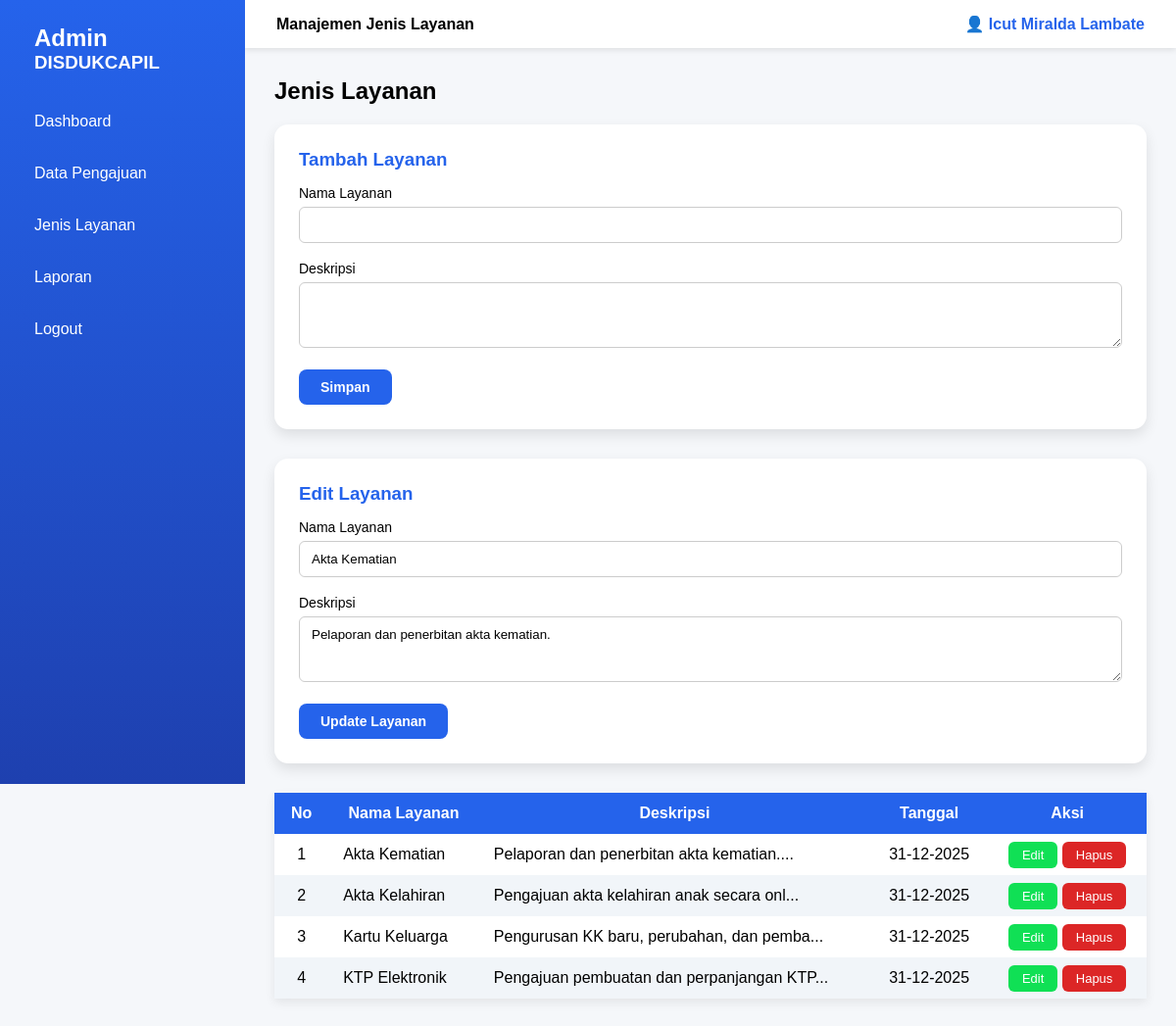
The page /admin/layanan.php?edit=4 (signed in) on the database its author committed.
### tables this page shows
CREATE TABLE `jenis_layanan` (
  `id` int(11) NOT NULL,
  `nama_layanan` varchar(100) NOT NULL,
  `deskripsi` text DEFAULT NULL,
  `created_at` datetime DEFAULT current_timestamp()
);

### admin/layanan.php (the view, shortened to what this page needs)
<?php
include '../includes/koneksi.php';
if (isset($_GET['edit'])) {
    $id = $_GET['edit'];
    $query = mysqli_query($koneksi, "SELECT * FROM jenis_layanan WHERE id='$id'");
    $row = mysqli_fetch_assoc($query);
}
$data = mysqli_query($koneksi, "SELECT * FROM jenis_layanan ORDER BY id DESC");
?>
<!DOCTYPE html>
<html lang="id">
<head>
    <link rel="stylesheet" href="../assets/css/admin.css">
    <link rel="stylesheet" href="../assets/css/auth.css">
</head>
<body>
    <div class="admin-wrapper">
        <?php include '../includes/admin/sidebar.php'; ?>
        <div class="admin-main">
            <header class="topbar">
                <span>Manajemen Jenis Layanan</span>
                <div class="admin-user">👤 <?= $_SESSION['user_nama']; ?></div>
            </header>
            <div class="admin-content layanan-wrapper">
                <h2 style="margin-bottom: 20px;">Jenis Layanan</h2>
                <div class="layanan-card">
                    <h3>Tambah Layanan</h3>
                    <form method="post">
                        <div class="form-group">
                            <label>Nama Layanan</label>
                            <input type="text" name="nama_layanan" required>
                        </div>
                        <div class="form-group">
                            <label>Deskripsi</label>
                            <textarea name="deskripsi" rows="3"></textarea>
                        </div>
                        <button type="submit" name="tambah" class="btn-save">
                            Simpan
                        </button>
                    </form>
                </div>
                <?php if (isset($_GET['edit'])): ?>
                    <div class="layanan-card">
                        <h3>Edit Layanan</h3>
                        <form method="post">
                            <div class="form-group">
                                <label>Nama Layanan</label>
                                <input type="text" name="nama_layanan" value="<?= $row['nama_layanan']; ?>" required>
                            </div>
                            <div class="form-group">
                                <label>Deskripsi</label>
                                <textarea name="deskripsi" rows="3" required><?= $row['deskripsi']; ?></textarea>
                            </div>
                            <button type="submit" name="update" class="btn-save">
                                Update Layanan
                            </button>
                        </form>
                    </div>
                <?php endif; ?>
                <div class="table-wrapper">
                    <table class="admin-table">
                        <thead>
                            <tr>
                                <th>No</th>
                                <th>Nama Layanan</th>
                                <th>Deskripsi</th>
                                <th>Tanggal</th>
                                <th>Aksi</th>
                            </tr>
                        </thead>
                        <tbody>
                            <?php if (mysqli_num_rows($data) > 0): ?>
                                <?php $no = 1; ?>
                                <?php while ($row = mysqli_fetch_assoc($data)): ?>
                                    <tr>
                                        <td><?= $no++; ?></td>
                                        <td style="text-align: left;"><?= $row['nama_layanan']; ?></td>
                                        <td style="text-align: left;"><?= substr($row['deskripsi'], 0, 40); ?>...</td>
                                        <td><?= date('d-m-Y', strtotime($row['created_at'])); ?></td>
                                        <td>
                                            <a href="?edit=<?= $row['id']; ?>" class="btn-edit">Edit</a>
                                            <a href="?hapus=<?= $row['id']; ?>" onclick="return confirm('Hapus layanan ini?')"
                                                class="btn-delete">Hapus</a>
                                        </td>
                                    </tr>
                                <?php endwhile; ?>
                            <?php else: ?>
                                <tr>
                                    <td colspan="5" class="empty-data">Belum ada jenis layanan</td>
                                </tr>
                            <?php endif; ?>
                        </tbody>
                    </table>
                </div>
            </div>
        </div>
    </div>
</body>
</html>

### assets/css/admin.css (style rules this page uses)
* { margin: 0; padding: 0; box-sizing: border-box; font-family: Arial, Helvetica, sans-serif; }
body { background: #f5f7fa; }
.admin-wrapper { display: flex; min-height: 100vh; }
.admin-main { flex: 1; display: flex; flex-direction: column; margin-left: 250px; }
.topbar { background: #ffffff; padding: 15px 32px; display: flex; justify-content: space-between; align-items: center; box-shadow: 0 2px 6px rgba(0,0,0,0.1); font-weight: bold; }
.admin-user { font-weight: bold; color: #2563eb; }
.admin-content { padding: 30px; }
.table-wrapper { margin-top: 15px; background: #ffffff; box-shadow: 0 4px 10px rgba(0,0,0,0.08); overflow-x: auto; }
.admin-table { width: 100%; border-collapse: collapse; }
.admin-table thead { background: #2563eb; color: #ffffff; }
.admin-table th, .admin-table td { padding: 12px 15px; text-align: center; }
.admin-table tbody tr:nth-child(even) { background: #f1f5f9; }
.admin-table th { font-weight: bold; }
.btn-save { padding: 10px 22px; background: #2563eb; color: #ffffff; border-radius: 8px; border: none; font-size: 14px; font-weight: 600; cursor: pointer; }
.layanan-wrapper { max-width: 1100px; }
.layanan-card { background: #ffffff; padding: 25px; border-radius: 14px; box-shadow: 0 6px 14px rgba(0,0,0,0.1); margin-bottom: 30px; }
.layanan-card h3 { margin-bottom: 15px; color: #2563eb; }
.btn-delete { padding: 6px 14px; background: #dc2626; color: #ffffff; border-radius: 6px; text-decoration: none; font-size: 13px; }
.btn-edit { padding: 6px 14px; background: #10e055; color: #ffffff; border-radius: 6px; text-decoration: none; font-size: 13px; }
.layanan-wrapper { max-width: 100%; }

### assets/css/auth.css (style rules this page uses)
.form-group { margin-bottom: 18px; }
.form-group label { display: block; font-size: 14px; margin-bottom: 6px; }
.form-group input, textarea, select { width: 100%; padding: 10px 12px; border: 1px solid #ccc; border-radius: 6px; outline: none; }

### rows shown on the page
jenis_layanan: nama_layanan "Akta Kematian", deskripsi "Pelaporan dan penerbitan akta kematian.", created_at "31-12-2025"
jenis_layanan: nama_layanan "Akta Kelahiran", deskripsi "Pengajuan akta kelahiran anak secara onl", created_at "31-12-2025"
jenis_layanan: nama_layanan "Kartu Keluarga", deskripsi "Pengurusan KK baru, perubahan, dan pemba", created_at "31-12-2025"
jenis_layanan: nama_layanan "KTP Elektronik", deskripsi "Pengajuan pembuatan dan perpanjangan KTP", created_at "31-12-2025"

### other values the page prints
$_SESSION['user_nama'] "Icut Miralda Lambate"
